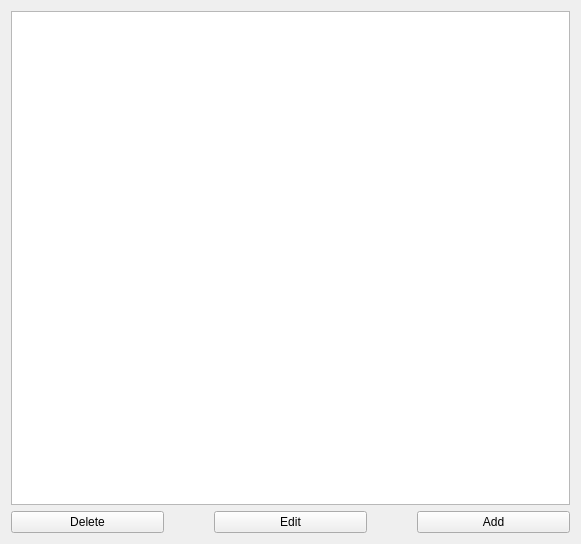
<?xml version="1.0" encoding="UTF-8"?>
<ui version="4.0">
 <class>BedsWidget</class>
 <widget class="QWidget" name="BedsWidget">
  <property name="geometry">
   <rect>
    <x>0</x>
    <y>0</y>
    <width>581</width>
    <height>544</height>
   </rect>
  </property>
  <property name="windowTitle">
   <string>BedsWidget</string>
  </property>
  <layout class="QVBoxLayout" name="verticalLayout">
   <item>
    <widget class="QTableView" name="tableView">
     <property name="alternatingRowColors">
      <bool>true</bool>
     </property>
     <property name="selectionMode">
      <enum>QAbstractItemView::SingleSelection</enum>
     </property>
     <property name="selectionBehavior">
      <enum>QAbstractItemView::SelectRows</enum>
     </property>
     <attribute name="horizontalHeaderCascadingSectionResizes">
      <bool>false</bool>
     </attribute>
     <attribute name="horizontalHeaderMinimumSectionSize">
      <number>100</number>
     </attribute>
     <attribute name="horizontalHeaderStretchLastSection">
      <bool>true</bool>
     </attribute>
     <attribute name="verticalHeaderVisible">
      <bool>false</bool>
     </attribute>
    </widget>
   </item>
   <item>
    <layout class="QHBoxLayout" name="buttonsLayout">
     <property name="spacing">
      <number>50</number>
     </property>
     <item>
      <widget class="QPushButton" name="deleteButton">
       <property name="text">
        <string>Delete</string>
       </property>
      </widget>
     </item>
     <item>
      <widget class="QPushButton" name="editButton">
       <property name="text">
        <string>Edit</string>
       </property>
      </widget>
     </item>
     <item>
      <widget class="QPushButton" name="addButton">
       <property name="text">
        <string>Add</string>
       </property>
      </widget>
     </item>
    </layout>
   </item>
  </layout>
 </widget>
 <resources/>
 <connections/>
</ui>
